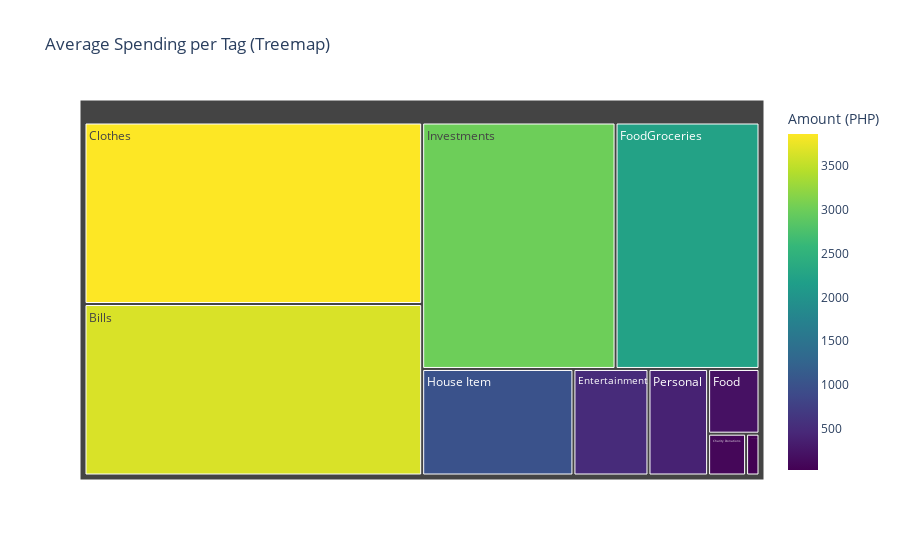

This figure's notebook cell:
### Code cell
# Average per Tag Tree Map

# Data Visualization by TreeMap

# Group the DataFrame by 'Location' and calculate the total 'Amount' for each location
Tags_totals = df.groupby('Tags')['Amount (PHP)'].mean().reset_index()

# Create the Treemap Visualization

# Sort the data by the total amount in descending order
Tags_totals = Tags_totals.sort_values(by='Amount (PHP)', ascending=False)

# Create the treemap visualization using Plotly Express
fig = px.treemap(Tags_totals, path=['Tags'], values='Amount (PHP)', color='Amount (PHP)',
                 color_continuous_scale='Viridis', title='Average Spending per Tag (Treemap)')

# Show the plot
fig.show()

### Figure 1 — Plotly figure (JSON) as saved in the notebook; plotly's stock layout.template omitted (floating-point values rounded to 4 significant figures)
{"data": [{"branchvalues": "total", "customdata": [[3645.0], [100], [3858.0], [503.3], [209.3], [2233.0], [1014.0], [3000], [400], [35.27]], "domain": {"x": [0, 1], "y": [0, 1]}, "hovertemplate": "labels=%{label}<br>Amount (PHP)_sum=%{value}<br>parent=%{parent}<br>id=%{id}<br>Amount (PHP)=%{color}<extra></extra>", "ids": ["Bills", "Charity Donations", "Clothes", "Entertainment", "Food", "FoodGroceries", "House Item", "Investments", "Personal", "Transportation"], "labels": ["Bills", "Charity Donations", "Clothes", "Entertainment", "Food", "FoodGroceries", "House Item", "Investments", "Personal", "Transportation"], "marker": {"coloraxis": "coloraxis", "colors": [3645.0, 100, 3858.0, 503.3, 209.3, 2233.0, 1014.0, 3000, 400, 35.27]}, "name": "", "parents": ["", "", "", "", "", "", "", "", "", ""], "type": "treemap", "values": [3645.0, 100, 3858.0, 503.3, 209.3, 2233.0, 1014.0, 3000, 400, 35.27]}], "layout": {"coloraxis": {"colorbar": {"title": {"text": "Amount (PHP)"}}, "colorscale": [[0, "#440154"], [0.1111, "#482878"], [0.2222, "#3e4989"], [0.3333, "#31688e"], [0.4444, "#26828e"], [0.5556, "#1f9e89"], [0.6667, "#35b779"], [0.7778, "#6ece58"], [0.8889, "#b5de2b"], [1, "#fde725"]]}, "legend": {"tracegroupgap": 0}, "title": {"text": "Average Spending per Tag (Treemap)"}}}
